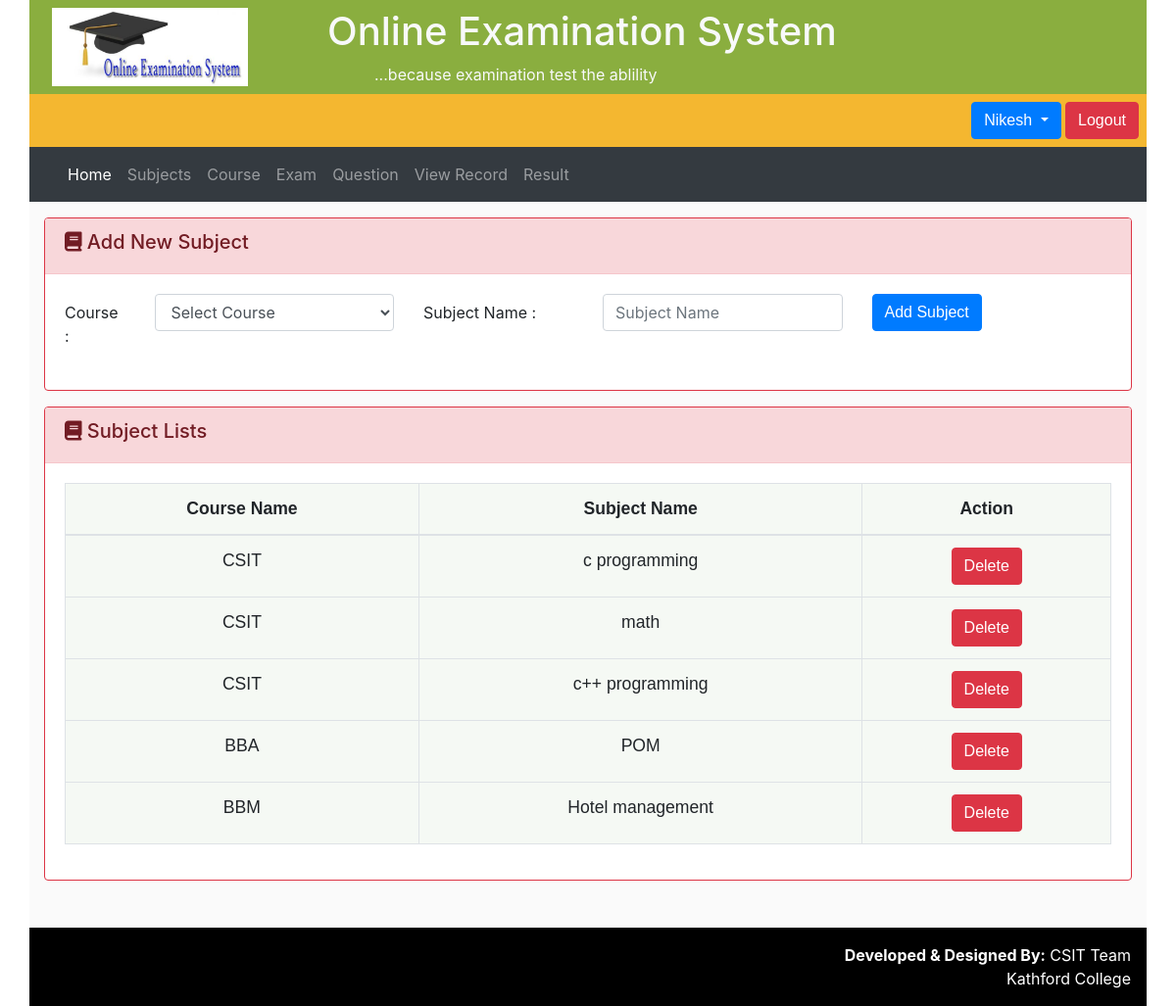
The page /admin/subjects.php (signed in) on the database its author committed.
### tables this page shows
CREATE TABLE `subjects` (
  `id` int(11) NOT NULL,
  `course_id` int(11) NOT NULL,
  `name` varchar(30) NOT NULL,
  `description` text NOT NULL,
  `created_at` date NOT NULL DEFAULT current_timestamp(),
  `updated_at` date NOT NULL DEFAULT current_timestamp()
);

CREATE TABLE `course` (
  `id` int(11) NOT NULL,
  `name` varchar(100) NOT NULL,
  `is_active` int(11) NOT NULL,
  `created_at` date NOT NULL DEFAULT current_timestamp(),
  `updated_at` date NOT NULL DEFAULT current_timestamp()
);

### admin/subjects.php (the view, shortened to what this page needs)
<?php
      include_once '../dbconn.php';
      $fetchsubject = mysqli_query($conn, "SELECT * FROM subjects");
 ?>
 <?php include 'include/header.php'; ?>
        <div class="row py-3" style="background: #fafafa;">
          <div class="col-sm-12">
            <form method="post" action="subjects.php">
              <div class="card border border-danger">
                <div class="card-header alert-danger">
                  <h5><i class="fa fa-book"></i> Add New Subject</h5>
                </div>
                <div class="card-body  " >
                  <div class="form-group row">
                    <label class="col-sm-1 col-form-label">Course :</label>
                    <div class="col-sm-3">
                     <select class="form-control" name="course" required="">
                       <option value="">Select Course</option>
                     </select>
                    </div>
                    <label class="col-sm-2 col-form-label">Subject Name :</label>
                    <div class="col-sm-3">
                      <input type="text" class="form-control" value="<?php if(isset($_POST['name'])){ echo $_POST['name']; } ?>" name="name" placeholder="Subject Name" required="" autocomplete="off">
                    </div>
                    <div class="col-sm-2">
                      <button class="btn btn-primary mt-auto" type="submit" name="submit">Add Subject</button>
                    </div>
                  </div>
                </div>
              </div>
            </form>
          </div>
      </div>
      <div class="row pb-5" style="background: #fafafa;">
          <div class="col-sm-12">
              <div class="card border border-danger">
                <div class="card-header alert-danger">
                  <h5><i class="fa fa-book"></i> Subject Lists</h5>
                </div>
                <div class="card-body">
                  <table class="table table-bordered table-stripped">
                    <thead>
                      <th>Course Name</th>
                      <th>Subject Name</th>
                      <th>Action</th>
                    </thead>
                    <tbody>
                      <?php if(!empty($fetchsubject)){ ?>
                      <?php while($row = mysqli_fetch_array($fetchsubject)){ ?>
                        <?php
                        $course_id = $row['course_id'];
                        $fetchcourse = mysqli_query($conn, "SELECT name FROM course WHERE id = '$course_id'");
                        $coursename = mysqli_fetch_array($fetchcourse);
                        ?>
                        <tr>
                          <td><?php echo $coursename['name']; ?></td>
                          <td><?php echo $row['name']; ?></td>
                          <td>
                            <a href="subjects.php?del_id=<?php echo $row['id']; ?>" class="btn btn-danger">Delete</a>
                          </td>
                        </tr>
                      <?php } ?>
                    <?php } ?>
                    </tbody>
                  </table>
                </div>
              </div>
          </div>
      </div>
        <?php include 'include/footer.php'; ?>

### css/oes.css (style rules this page uses)
* { margin: 0; padding: 0; }
body { background:url(../images/img02.png) repeat; }
table { border:0; background:#f5f9f4; font-family:verdana,sans-serif; font-size:1.1em; margin-left:auto; margin-right:auto; text-align:center; }
.btn { text-decoration:none; text-align:center; color:#ffffff; font-family:verdana,sans-serif; font-size:1.3em; font-weight:bold; padding:4px 4px 4px 4px; border-color:#ffffff; border-width:5px; border-style:solid; margin-bottom:0; }

### rows shown on the page
subjects: course.name "CSIT", name "c programming"
subjects: course.name "CSIT", name "math"
subjects: course.name "CSIT", name "c++ programming"
subjects: course.name "BBA", name "POM"
subjects: course.name "BBM", name "Hotel management"

### other values the page prints
$_SESSION['username'] "Nikesh"
